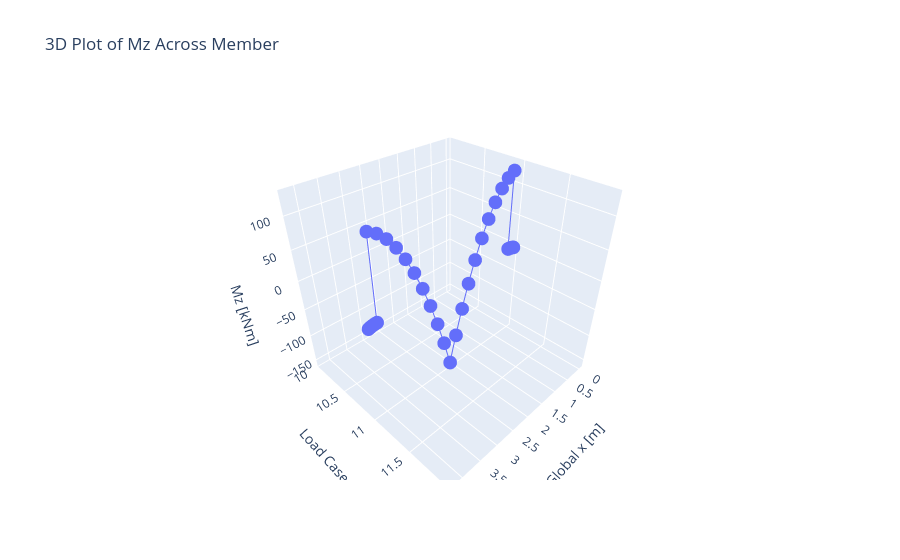

Here is the notebook cell this chart was saved with:
### Code cell
action_units = {
    "Ax": "kN",
    "Vy": "kN",
    "Vz": "kN",
    "Mx": "kNm",
    "My": "kNm",
    "Mz": "kNm",
}
plotter = MemberPlotter(des_act.globalized, action_units=action_units)

fig = plotter.plot_3d(action="Mz")
fig.show()

### Figure 1 — Plotly figure (JSON) as saved in the notebook; plotly's stock layout.template omitted (floating-point values rounded to 4 significant figures)
{"data": [{"mode": "lines+markers", "name": "LC 11", "type": "scatter3d", "x": [0, 0.02, 0.04, 0.06, 0.08, 0.1, 0.12, 0.14, 0.16, 0.18, 0.2, 0.2, 0.39, 0.58, 0.77, 0.96, 1.15, 1.34, 1.53, 1.72, 1.91, 2.1, 2.1, 2.29, 2.48, 2.67, 2.86, 3.05, 3.24, 3.43, 3.62, 3.81, 4, 4, 4.02, 4.04, 4.06, 4.08, 4.1, 4.12, 4.14, 4.16, 4.18, 4.2], "y": [11, 11, 11, 11, 11, 11, 11, 11, 11, 11, 11, 11, 11, 11, 11, 11, 11, 11, 11, 11, 11, 11, 11, 11, 11, 11, 11, 11, 11, 11, 11, 11, 11, 11, 11, 11, 11, 11, 11, 11, 11, 11, 11, 11], "z": [-2.583, -2.093, -1.653, -1.266, -0.93, -0.6458, -0.4133, -0.2325, -0.1033, -0.02583, 0, 126.2, 119.0, 107.1, 90.59, 69.39, 43.52, 12.99, -22.2, -62.06, -106.6, -155.8, -155.8, -106.6, -62.06, -22.2, 12.99, 43.52, 69.39, 90.59, 107.1, 119.0, 126.2, 0, -0.02583, -0.1033, -0.2325, -0.4133, -0.6458, -0.93, -1.266, -1.653, -2.093, -2.583]}], "layout": {"scene": {"xaxis": {"title": {"text": "Global x [m]"}}, "yaxis": {"title": {"text": "Load Case"}}, "zaxis": {"title": {"text": "Mz [kNm]"}}}, "title": {"text": "3D Plot of Mz Across Member"}}}
